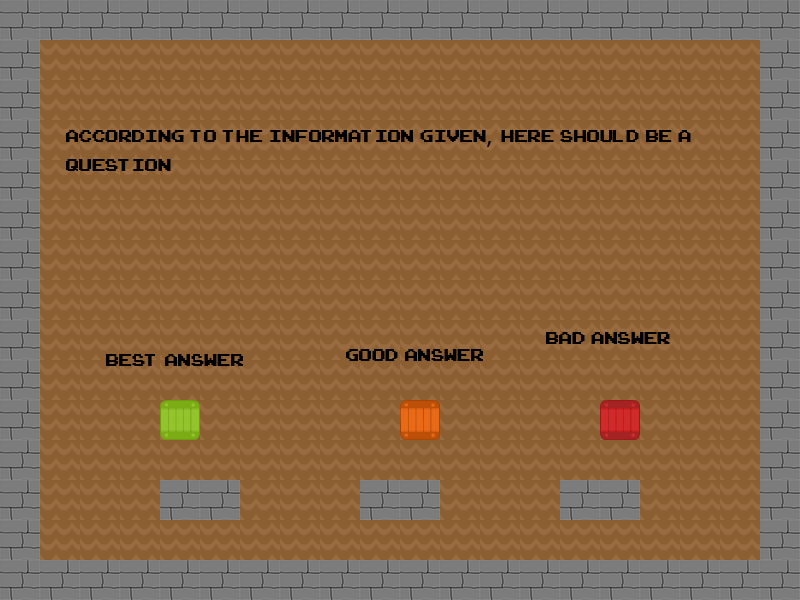

A level layout from a 2D game, rendered from its tile map. Below: a short description, then the map file with tile-grid data replaced by summaries:
An orthogonal 20x15 tile map with 40x40 px tiles, 2 tile layers (background, set), 7 tilesets and 11 objects (7x blocker, 3x answer, player).

<map version="1.0" orientation="orthogonal" renderorder="right-down" width="20" height="15" tilewidth="40" tileheight="40">
 <tileset firstgid="1" name="ground" tilewidth="40" tileheight="40">
  <image source="imgs/ZigzagForest_MudSquare.png" width="64" height="64" />
 </tileset>
 <tileset firstgid="2" name="40-40_BrickDarkGray" tilewidth="40" tileheight="40">
  <image source="imgs/40-40_BrickDarkGray.png" width="40" height="40" />
 </tileset>
 <tileset firstgid="3" name="40-40_CrateGreen" tilewidth="40" tileheight="40">
  <image source="imgs/40-40_CrateGreen.png" width="40" height="40" />
 </tileset>
 <tileset firstgid="4" name="40-40_CrateOrange" tilewidth="40" tileheight="40">
  <image source="imgs/40-40_CrateOrange.png" width="40" height="40" />
 </tileset>
 <tileset firstgid="5" name="40-40_CrateRed" tilewidth="40" tileheight="40">
  <image source="imgs/40-40_CrateRed.png" width="40" height="40" />
 </tileset>
 <tileset firstgid="6" name="text" tilewidth="40" tileheight="40">
  <image source="imgs/text.png" width="720" height="540" />
 </tileset>
 <tileset firstgid="240" name="block2" tilewidth="40" tileheight="40">
  <image source="imgs/block2.png" width="40" height="40" />
 </tileset>
 <layer name="background" width="20" height="15">
  <data>[300 cells, 300 non-empty, 1 distinct tile ids]</data>
 </layer>
 <layer name="set" width="20" height="15">
  <data>[300 cells, 134 non-empty, 63 distinct tile ids]</data>
 </layer>
 <objectgroup name="triggers" visible="0">
  <object name="answer" x="160" y="400" width="40" height="40">
   <properties>
    <property name="blocker" value="end" />
   </properties>
  </object>
  <object name="answer" x="400" y="400" width="40" height="40">
   <properties>
    <property name="blocker" value="end" />
   </properties>
  </object>
  <object name="answer" x="600" y="400" width="40" height="40">
   <properties>
    <property name="blocker" value="end" />
   </properties>
  </object>
  <object name="blocker" x="560" y="480" width="80" height="40">
   <properties>
    <property name="blocker" value="" />
   </properties>
  </object>
  <object name="blocker" x="360" y="480" width="80" height="40">
   <properties>
    <property name="blocker" value="" />
   </properties>
  </object>
  <object name="blocker" x="160" y="480" width="80" height="40">
   <properties>
    <property name="blocker" value="" />
   </properties>
  </object>
  <object name="blocker" x="0" y="0" width="40" height="600">
   <properties>
    <property name="blocker" value="" />
   </properties>
  </object>
  <object name="blocker" x="40" y="560" width="720" height="40">
   <properties>
    <property name="blocker" value="" />
   </properties>
  </object>
  <object name="blocker" x="760" y="0" width="40" height="600">
   <properties>
    <property name="blocker" value="" />
   </properties>
  </object>
  <object name="blocker" x="40" y="0" width="720" height="40">
   <properties>
    <property name="blocker" value="" />
   </properties>
  </object>
  <object name="player" x="60" y="480" width="40" height="40">
   <properties>
    <property name="player" value="" />
   </properties>
  </object>
 </objectgroup>
</map>
